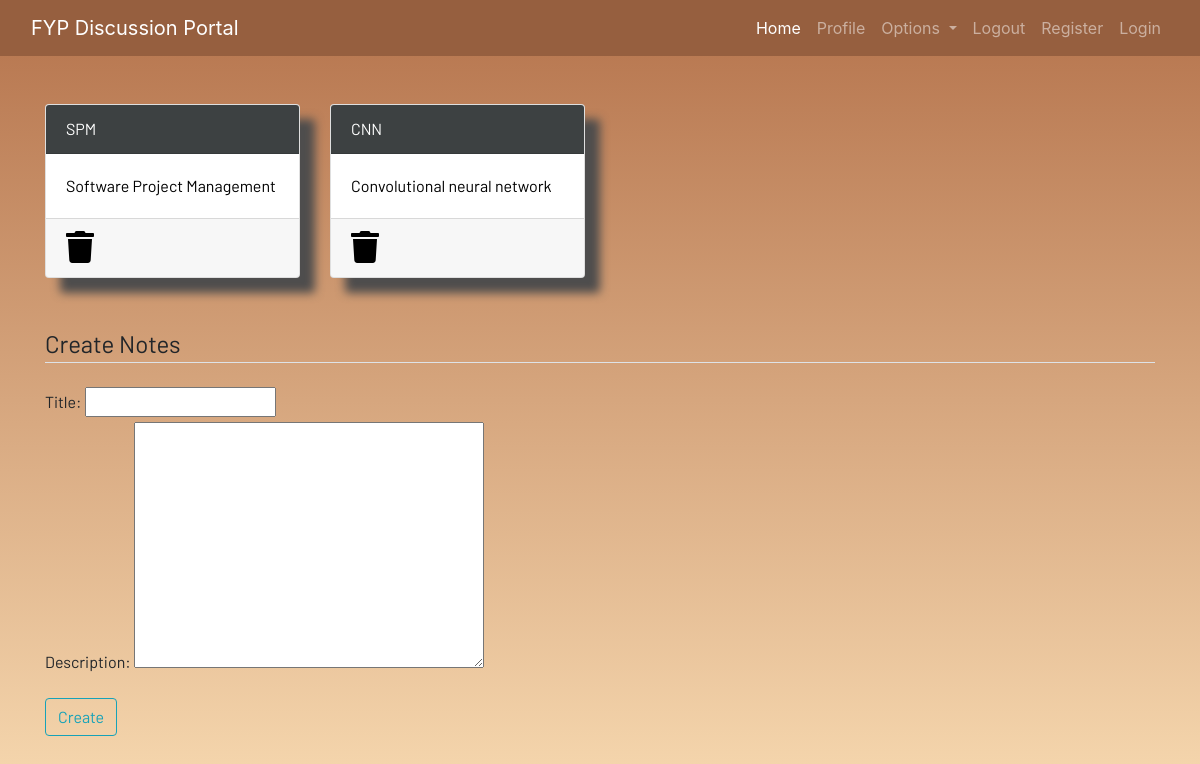
Screenshot of /notes (signed in) with the database file from the repository.
### dashboard/models.py (models this page shows, shortened)
class Notes(models.Model):
    user=models.ForeignKey(User,on_delete=models.CASCADE)
    title=models.CharField(max_length=200)
    description=models.TextField()
    class Meta:
        verbose_name = "notes"
        verbose_name_plural = "notes"

### dashboard/views.py (the view)
# urls.py: path('notes',views.notes, name="notes"),
def notes(request):
    if request.method=="POST":
        form=NotesForm(request.POST)
        if form.is_valid():
            notes=Notes(user=request.user,title=request.POST['title'],description=request.POST['description'])
            notes.save()
        messages.success(request,f"Notes added from {request.user.username} successfully")
    else:
        form=NotesForm
    notes=Notes.objects.filter(user=request.user)
    context={
        'notes': notes ,'form': form
    }
    return render(request,'dashboard/notes.html',context)

### dashboard/templates/dashboard/notes.html (shortened to what this page needs)
{% extends 'dashboard/base.html' %} {% load static %} {% block content %}
<div class="container">
  <div class="row">
    {% for note in notes %}
    <div class="col-md-3">
      <a href="{% url 'notes_detail' note.id %}">
        <div class="card">
          <div class="card-header">{{note.title}}</div>
          <div class="card-body">{{note.description |slice:"0:100"}}</div>
          <div class="card-footer mt-auto">
            <a href="{% url 'delete_note' note.id %}">
              <i class="fa fa-trash fa-2x"></i
            ></a>
          </div>
        </div>
      </a>
    </div>
    {% endfor %}
    <br /><br />
  </div>
</div>
<br /><br />
<div class="container">
  <form method="POST">
    <fieldset class="form-group">
      {{form}}
      <legend class="border-bottom mb-4">Create Notes</legend>
    </fieldset>
    <div class="form-group">
      <button href="" class="btn btn-outline-info" type="submit">Create</button>
    </div>
  </form>
</div>
{% endblock content %}

### static/css/main.css (style rules this page uses)
html { scroll-behavior: smooth; height: 100%; width: 100%; }
.card { box-shadow: 15px 15px 10px rgb(78, 77, 77); }
a { text-decoration: none !important; color: black; }
.card-header { color: white !important; background: rgb(61, 65, 66) !important; transition: 0.3s ease-in; }
html, body { max-width: 100%; overflow-x: hidden; height: 100%; width: 100%; }
body { background: linear-gradient(to bottom, #b5734c 0%, #f7d9b0 100%); overflow-x: hidden; background-repeat: no-repeat; }
.card-header { background-color: rgb(42, 134, 255); }
.col-md-3 .card { width: 100%; height: 100%; }
.fa { color: black; }

### rows the page displays
Notes: title "SPM", description "Software Project Management"
Notes: title "CNN", description "Convolutional neural network"
